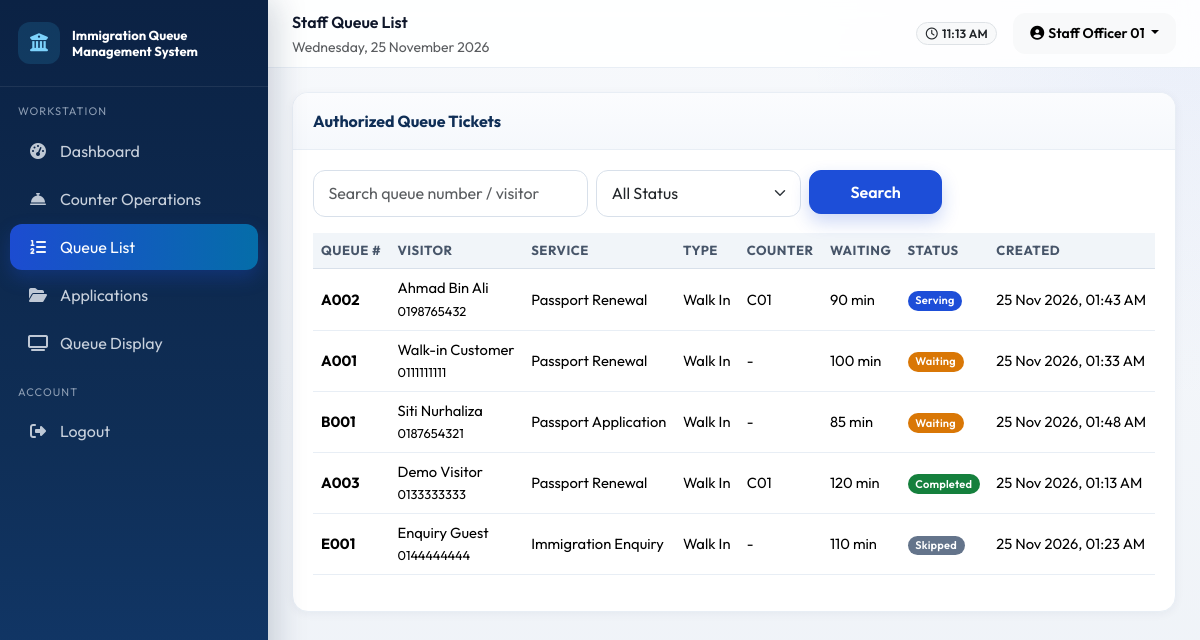
/staff/queue_list.php (signed in), run on the app's committed database.
### tables this page shows
CREATE TABLE users (
    id INT UNSIGNED AUTO_INCREMENT PRIMARY KEY,
    full_name VARCHAR(150) NOT NULL,
    ic_passport VARCHAR(50) NOT NULL,
    email VARCHAR(150) NOT NULL UNIQUE,
    phone VARCHAR(30) DEFAULT NULL,
    password VARCHAR(255) NOT NULL,
    role ENUM('admin','staff','public') NOT NULL DEFAULT 'public',
    is_active TINYINT(1) NOT NULL DEFAULT 1,
    last_login DATETIME DEFAULT NULL,
    created_at DATETIME NOT NULL DEFAULT CURRENT_TIMESTAMP,
    updated_at DATETIME NOT NULL DEFAULT CURRENT_TIMESTAMP ON UPDATE CURRENT_TIMESTAMP,
    INDEX idx_users_role (role),
    INDEX idx_users_email (email)
);

CREATE TABLE queue_tickets (
    id INT UNSIGNED AUTO_INCREMENT PRIMARY KEY,
    ticket_ref VARCHAR(30) NOT NULL UNIQUE,
    queue_number VARCHAR(10) NOT NULL,
    queue_date DATE NOT NULL,
    visitor_name VARCHAR(150) NOT NULL,
    visitor_ic VARCHAR(50) DEFAULT NULL,
    visitor_phone VARCHAR(30) DEFAULT NULL,
    visitor_email VARCHAR(150) DEFAULT NULL,
    user_id INT UNSIGNED DEFAULT NULL,
    service_id INT UNSIGNED NOT NULL,
    counter_id INT UNSIGNED DEFAULT NULL,
    staff_id INT UNSIGNED DEFAULT NULL,
    appointment_id INT UNSIGNED DEFAULT NULL,
    ticket_type ENUM('appointment','walk_in') NOT NULL DEFAULT 'walk_in',
    status ENUM('waiting','serving','completed','skipped','cancelled','no_show') NOT NULL DEFAULT 'waiting',
    called_at DATETIME DEFAULT NULL,
    started_at DATETIME DEFAULT NULL,
    completed_at DATETIME DEFAULT NULL,
    estimated_wait INT DEFAULT NULL COMMENT 'minutes',
    recall_count INT NOT NULL DEFAULT 0,
    created_at DATETIME NOT NULL DEFAULT CURRENT_TIMESTAMP,
    updated_at DATETIME NOT NULL DEFAULT CURRENT_TIMESTAMP ON UPDATE CURRENT_TIMESTAMP,
    UNIQUE KEY uq_queue_day_number (queue_date, queue_number),
    INDEX idx_queue_status (status),
    INDEX idx_queue_date (queue_date),
    INDEX idx_queue_service (service_id),
    CONSTRAINT fk_qt_user FOREIGN KEY (user_id) REFERENCES users(id) ON DELETE SET NULL,
    CONSTRAINT fk_qt_service FOREIGN KEY (service_id) REFERENCES services(id),
    CONSTRAINT fk_qt_counter FOREIGN KEY (counter_id) REFERENCES counters(id) ON DELETE SET NULL,
    CONSTRAINT fk_qt_staff FOREIGN KEY (staff_id) REFERENCES staff(id) ON DELETE SET NULL,
    CONSTRAINT fk_qt_appt FOREIGN KEY (appointment_id) REFERENCES appointments(id) ON DELETE SET NULL
);

CREATE TABLE services (
    id INT UNSIGNED AUTO_INCREMENT PRIMARY KEY,
    name VARCHAR(100) NOT NULL,
    code VARCHAR(20) NOT NULL UNIQUE,
    description TEXT,
    estimated_duration INT NOT NULL DEFAULT 15 COMMENT 'minutes',
    queue_prefix CHAR(1) NOT NULL DEFAULT 'A',
    icon VARCHAR(50) DEFAULT 'fa-passport',
    is_active TINYINT(1) NOT NULL DEFAULT 1,
    created_at DATETIME NOT NULL DEFAULT CURRENT_TIMESTAMP,
    updated_at DATETIME NOT NULL DEFAULT CURRENT_TIMESTAMP ON UPDATE CURRENT_TIMESTAMP
);

CREATE TABLE counters (
    id INT UNSIGNED AUTO_INCREMENT PRIMARY KEY,
    counter_number VARCHAR(20) NOT NULL UNIQUE,
    counter_name VARCHAR(100) NOT NULL,
    status ENUM('available','serving','offline') NOT NULL DEFAULT 'offline',
    is_active TINYINT(1) NOT NULL DEFAULT 1,
    created_at DATETIME NOT NULL DEFAULT CURRENT_TIMESTAMP,
    updated_at DATETIME NOT NULL DEFAULT CURRENT_TIMESTAMP ON UPDATE CURRENT_TIMESTAMP
);

### config/database.php (called while the page is built, shortened)
<?php
function db(): PDO
{
    static $pdo = null;
    if ($pdo instanceof PDO) {
        return $pdo;
    }
    $options = [
        PDO::ATTR_ERRMODE => PDO::ERRMODE_EXCEPTION,
        PDO::ATTR_DEFAULT_FETCH_MODE => PDO::FETCH_ASSOC,
        PDO::ATTR_EMULATE_PREPARES => false,
    ];
    try {
        $dsn = 'mysql:host=' . DB_HOST . ';port=' . DB_PORT . ';dbname=' . DB_NAME . ';charset=' . DB_CHARSET;
        $pdo = new PDO($dsn, DB_USER, DB_PASS, $options);
    } catch (PDOException $e) {
        http_response_code(500);
        die('Database connection failed. Please import database/immigration_queue_system.sql via phpMyAdmin or MySQL CLI.');
    }
    return $pdo;
}

### staff/queue_list.php (the view, shortened to what this page needs)
<?php
require_once dirname(__DIR__) . '/includes/functions.php';
$user = require_login('staff');
$staff = get_staff_profile((int)$user['id']);
$serviceIds = array_column(staff_services((int)$staff['id']), 'id');
$q = trim((string)get('q', ''));
$in = implode(',', array_map('intval', $serviceIds));
$sql = "SELECT qt.*, s.name AS service_name, c.counter_number,
        TIMESTAMPDIFF(MINUTE, qt.created_at, NOW()) AS wait_minutes
        FROM queue_tickets qt
        JOIN services s ON s.id = qt.service_id
        LEFT JOIN counters c ON c.id = qt.counter_id
        WHERE qt.queue_date = CURDATE() AND qt.service_id IN ($in)";
$params = [];
$sql .= ' ORDER BY FIELD(qt.status,"serving","waiting","completed","skipped","cancelled","no_show"), qt.created_at ASC';
$stmt = db()->prepare($sql);
$stmt->execute($params);
$tickets = $stmt->fetchAll();
$pageTitle = 'Staff Queue List';
require dirname(__DIR__) . '/includes/header.php';
?>
<div class="app-shell">
<?php require dirname(__DIR__) . '/includes/sidebar.php'; ?>
<div class="main-content">
<?php require dirname(__DIR__) . '/includes/navbar.php'; ?>
<div class="page-body">
<div class="card-panel">
  <div class="card-panel-header">Authorized Queue Tickets</div>
  <div class="card-panel-body">
    <form class="row g-2 mb-3" method="get">
      <div class="col-md-4"><input class="form-control" name="q" value="<?= e($q) ?>" placeholder="Search queue number / visitor"></div>
      <div class="col-md-3">
        <select class="form-select" name="status">
          <option value="">All Status</option>
        </select>
      </div>
      <div class="col-md-2"><button class="btn btn-primary w-100">Search</button></div>
    </form>
    <div class="table-responsive">
      <table class="table table-hover">
        <thead><tr><th>Queue #</th><th>Visitor</th><th>Service</th><th>Type</th><th>Counter</th><th>Waiting</th><th>Status</th><th>Created</th></tr></thead>
        <tbody>
        <?php foreach ($tickets as $t): ?>
          <tr>
            <td><strong><?= e($t['queue_number']) ?></strong></td>
            <td><?= e($t['visitor_name']) ?><br><small><?= e($t['visitor_phone'] ?? '') ?></small></td>
            <td><?= e($t['service_name']) ?></td>
            <td><?= e(ucwords(str_replace('_',' ',$t['ticket_type']))) ?></td>
            <td><?= e($t['counter_number'] ?? '-') ?></td>
            <td><?= (int)$t['wait_minutes'] ?> min</td>
            <td><?= status_badge($t['status']) ?></td>
            <td><?= format_datetime($t['created_at']) ?></td>
          </tr>
        <?php endforeach; ?>
        </tbody>
      </table>
    </div>
  </div>
</div>
</div></div></div>
<?php require dirname(__DIR__) . '/includes/footer.php'; ?>

### includes/navbar.php (shortened to what this page needs)
<?php $user = $user ?? current_user(); ?>
<header class="topbar">
  <div class="d-flex align-items-center gap-3">
    <div>
      <div class="fw-semibold text-navy"><?= e($pageHeading ?? $pageTitle ?? 'Dashboard') ?></div>
      <small class="text-muted"><?= e($pageSubtitle ?? date('l, d F Y')) ?></small>
    </div>
  </div>
  <div class="d-flex align-items-center gap-3">
    <span class="badge bg-light text-dark border">
      <i class="fa-regular fa-clock me-1"></i><?= date('h:i A') ?>
    </span>
    <div class="dropdown">
      <button class="btn btn-sm btn-light dropdown-toggle" data-bs-toggle="dropdown">
        <i class="fa-solid fa-user-circle me-1"></i><?= e($user['full_name'] ?? 'User') ?>
      </button>
    </div>
  </div>
</header>

### includes/functions.php (shortened to what this page needs)
<?php
require_once dirname(__DIR__) . '/config/database.php';
function e(?string $value): string
{
    return htmlspecialchars((string)$value, ENT_QUOTES, 'UTF-8');
}
function get(string $key, $default = null)
{
    return $_GET[$key] ?? $default;
}
function status_badge(string $status): string
{
    $map = [
        'waiting' => 'warning',
        'serving' => 'primary',
        'completed' => 'success',
        'skipped' => 'secondary',
        'cancelled' => 'danger',
        'no_show' => 'dark',
        'pending' => 'warning',
        'confirmed' => 'info',
        'checked_in' => 'primary',
        'under_review' => 'info',
        'approved' => 'success',
        'rejected' => 'danger',
        'additional_docs' => 'warning',
        'available' => 'success',
        'offline' => 'secondary',
        'online' => 'success',
        'break' => 'warning',
    ];
    $class = $map[$status] ?? 'secondary';
    $label = ucwords(str_replace('_', ' ', $status));
    return '<span class="badge bg-' . $class . '">' . e($label) . '</span>';
}
function current_user(): ?array
{
    static $cached = null;
    if ($cached && (int)$cached['id'] === (int)$_SESSION['user_id']) {
        return $cached;
    }
    $stmt = db()->prepare('SELECT * FROM users WHERE id = ? AND is_active = 1 LIMIT 1');
    $stmt->execute([(int)$_SESSION['user_id']]);
    $user = $stmt->fetch();
    $cached = $user;
    return $user;
}
function require_login(string $role = ''): array
{
    $user = current_user();
    return $user;
}
function get_staff_profile(int $userId): ?array
{
    $sql = "SELECT s.*, u.full_name, u.email, u.phone, c.id AS counter_id, c.counter_number, c.counter_name, c.status AS counter_status
            FROM staff s
            JOIN users u ON u.id = s.user_id
            LEFT JOIN staff_counter_assignments sca ON sca.staff_id = s.id AND sca.is_current = 1
            LEFT JOIN counters c ON c.id = sca.counter_id
            WHERE s.user_id = ? LIMIT 1";
    $stmt = db()->prepare($sql);
    $stmt->execute([$userId]);
    return $stmt->fetch() ?: null;
}
function staff_services(int $staffId): array
{
    $stmt = db()->prepare('SELECT sv.* FROM staff_service_permissions ssp JOIN services sv ON sv.id = ssp.service_id WHERE ssp.staff_id = ? AND sv.is_active = 1');
    $stmt->execute([$staffId]);
    return $stmt->fetchAll();
}
function format_datetime(?string $dt): string
{
    return date('d M Y, h:i A', strtotime($dt));
}

### assets/css/style.css (style rules this page uses)
:root { --primary-navy: #0F2E56; --secondary-blue: #1D4ED8; --accent-teal: #0F766E; --accent-sky: #0284C7; --light-bg: #EEF2F7; --surface: #FFFFFF; --border: #D8E0EA; --border-soft: #E8EEF5; --success: #15803D; --success-soft: #DCFCE7; --warning: #B45309; --warning-soft: #FEF3C7; --danger: #B91C1C; --danger-soft: #FEE2E2; --info: #0369A1; --info-soft: #E0F2FE; --text: #0F172A; --text-muted: #64748B; --sidebar-width: 268px; --topbar-height: 68px; --radius: 16px; --shadow: 0 8px 24px rgba(15, 46, 86, .08); --shadow-sm: 0 2px 10px rgba(15, 46, 86, .05); }
* { box-sizing: border-box; }
body { font-family: "Outfit", "Segoe UI", Tahoma, sans-serif; background: radial-gradient(circle at top right, rgba(29,78,216,.06), transparent 28%), linear-gradient(180deg, #F7F9FC 0%, var(--light-bg) 100%); color: var(--text); margin: 0; min-height: 100vh; }
.form-control, .form-select { border-radius: 12px; border-color: var(--border); padding: .65rem .9rem; box-shadow: none !important; }
.btn { border-radius: 12px; font-weight: 600; padding: .55rem 1rem; transition: transform .15s ease, box-shadow .15s ease, background .15s ease; }
.btn-primary { background: var(--secondary-blue); border-color: var(--secondary-blue); box-shadow: 0 8px 18px rgba(29,78,216,.22); }
.badge { font-weight: 600; letter-spacing: .02em; border-radius: 999px; padding: .4em .7em; }
.bg-primary { background-color: #1D4ED8 !important; }
.bg-success { background-color: #15803D !important; }
.bg-warning { background-color: #D97706 !important; color: #fff !important; }
.bg-secondary { background-color: #64748B !important; }
.app-shell { display: flex; min-height: 100vh; }
.main-content { margin-left: var(--sidebar-width); flex: 1; min-width: 0; }
.topbar { height: var(--topbar-height); background: rgba(255,255,255,.88); backdrop-filter: blur(10px); border-bottom: 1px solid var(--border-soft); display: flex; align-items: center; justify-content: space-between; padding: 0 24px; position: sticky; top: 0; z-index: 1020; }
.page-body { padding: 24px; }
.card-panel { background: var(--surface); border-radius: var(--radius); box-shadow: var(--shadow-sm); border: 1px solid var(--border-soft); margin-bottom: 20px; overflow: hidden; }
.card-panel .card-panel-header { padding: 16px 20px; border-bottom: 1px solid var(--border-soft); display: flex; justify-content: space-between; align-items: center; font-weight: 700; color: var(--primary-navy); background: linear-gradient(180deg, #FBFCFE, #F5F8FC); }
.card-panel .card-panel-body { padding: 20px; }
.table { --bs-table-bg: transparent; }
.table thead th { background: #F1F5F9; color: #475569; font-weight: 700; font-size: .82rem; text-transform: uppercase; letter-spacing: .04em; border-bottom: 1px solid var(--border); white-space: nowrap; }
.table td { vertical-align: middle; font-size: .92rem; border-color: var(--border-soft); }

### data on the page
users: full_name "Staff Officer 01"
queue_tickets: queue_number "A002", visitor_name "Ahmad Bin Ali", visitor_phone "0198765432", service.name "Passport Renewal", ticket_type "Walk In", counter.counter_number "C01", wait_minutes "90", status "Serving", created_at "25 Nov 2026, 01:43 AM"
queue_tickets: queue_number "A001", visitor_name "Walk-in Customer", visitor_phone "0111111111", service.name "Passport Renewal", ticket_type "Walk In", counter_number "-", wait_minutes "100", status "Waiting", created_at "25 Nov 2026, 01:33 AM"
queue_tickets: queue_number "B001", visitor_name "Siti Nurhaliza", visitor_phone "0187654321", service.name "Passport Application", ticket_type "Walk In", counter_number "-", wait_minutes "85", status "Waiting", created_at "25 Nov 2026, 01:48 AM"
queue_tickets: queue_number "A003", visitor_name "Demo Visitor", visitor_phone "0133333333", service.name "Passport Renewal", ticket_type "Walk In", counter.counter_number "C01", wait_minutes "120", status "Completed", created_at "25 Nov 2026, 01:13 AM"
queue_tickets: queue_number "E001", visitor_name "Enquiry Guest", visitor_phone "0144444444", service.name "Immigration Enquiry", ticket_type "Walk In", counter_number "-", wait_minutes "110", status "Skipped", created_at "25 Nov 2026, 01:23 AM"

### other printed values
$pageHeading "Staff Queue List"
$pageSubtitle "Wednesday, 25 November 2026"
